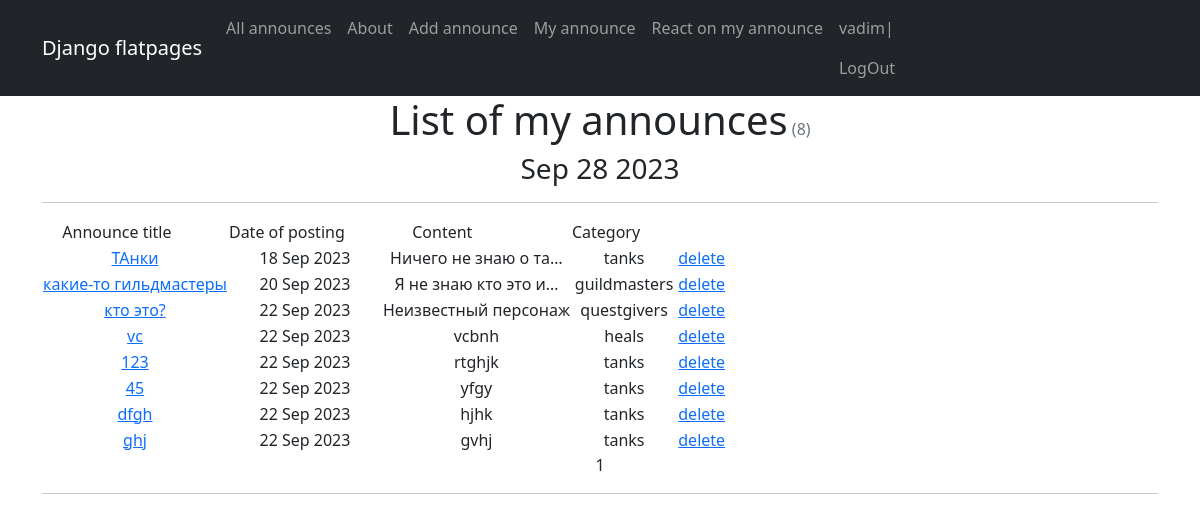
The app's page /announce/my_announces/ (signed in), older data.
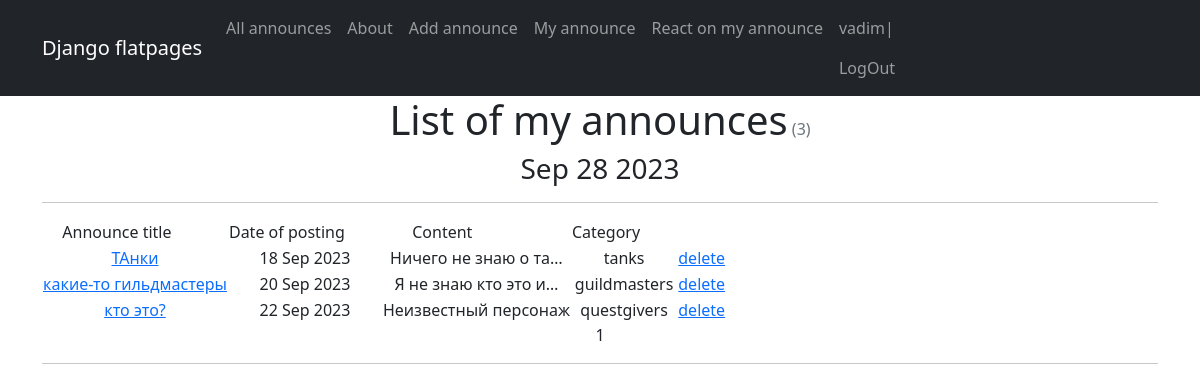
The same page, newer data.
### content/models.py (models this page shows, shortened)
class Announce(models.Model):
	CATEGORY = (
		('tanks', 'Танки'),
		('heals', 'Хилы'),
		('dd', 'ДД'),
		('sellers', 'Торговцы'),
		('guildmasters', 'Гильдмастера'),
		('questgivers', 'Квестгиверы'),
		('smiths', 'Кузнецы'),
		('tanners', 'Кожевники'),
		('potionmakers', 'Зельевары'),
		('spellmasters', 'Мастера заклинаний'),
	)
	author = models.ForeignKey(User, on_delete=models.CASCADE)
	title = models.CharField(max_length=64)
	text = models.TextField()
	category = models.CharField(max_length=16, choices=CATEGORY, default='tanks')
	dateCreation = models.DateTimeField(auto_now_add=True)
	upload = models.FileField(upload_to='uploads/', blank=True)

### content/views.py (the view)
# urls.py: path('my_announces/', MyAnnounces.as_view(), name='my_announces'),
class MyAnnounces(LoginRequiredMixin, ListView):
    model = Announce  # Указываем модель, объекты которой будут выводиться
    ordering = '-dateCreation'  # Поле, которое будет использоваться для сортировки объектов
    template_name = 'my_announces.html'  # Указываем имя шаблона, в котором будут все инструкции о том,
    context_object_name = 'MyAnnounces'
    paginate_by = 10
    def get_queryset(self):
        return Announce.objects.filter(author=self.request.user)

### content/templatetags/custom_tags.py (called while the page is built)
@register.simple_tag
def current_time(format_string='%b %d %Y'):
    return datetime.utcnow().strftime(format_string)

### templates/my_announces.html (shortened to what this page needs)
{% extends 'flatpages/default.html' %}
{% load custom_tags %}
{% block content %}
<h1 class="text-center">List of my announces<span class="text-muted fs-6 fw-normal">
    ({{ page_obj.paginator.count }})</span></h1>
    <h3>{% current_time '%b %d %Y' %}</h3>
    <hr>
    {% if MyAnnounces %}
        <table>
           <tr>
               <td>Announce title &emsp;&emsp;</td>
               <td>Date of posting &emsp;&emsp;</td>
               <td>Content &emsp;&emsp;&emsp;&emsp;</td>
               <td>Category &emsp;&emsp;</td>
           </tr>
            {% for announce in MyAnnounces %}
           <tr>
               <td>
                   <a href="{% url 'announce_detail' pk=announce.id %}">{{ announce.title|truncatewords:2 }}</a>
               </td>
               <td>{{ announce.dateCreation|date:'d M Y' }}</td>
               <td>{{ announce.text|truncatechars:20 }}</td>
               <td>{{ announce.category }}</td>
               <td>
                    {% if request.user.is_authenticated %}
                <a href="{% url 'announce_delete' announce.id %}">delete</a>
                   {% endif %}
               </td>
           </tr>
            {% endfor %}
               </table>
    {% else %}
       <h2>No announce found!</h2>
    {% endif %}
<div class="text-center">
   {{ page_obj.number }}
    <hr>
</div>
{% endblock content %}

Row changes from the older to the newer data that the page shows:
removed Announce: title "vc", dateCreation "22 Sep 2023", text "vcbnh", category "heals"
removed Announce: title "123", dateCreation "22 Sep 2023", text "rtghjk", category "tanks"
removed Announce: title "45", dateCreation "22 Sep 2023", text "yfgy", category "tanks"
removed Announce: title "dfgh", dateCreation "22 Sep 2023", text "hjhk", category "tanks"
removed Announce: title "ghj", dateCreation "22 Sep 2023", text "gvhj", category "tanks"
Text that changed along with them:
{{ page_obj.paginator.count }}: "8" → "3"
